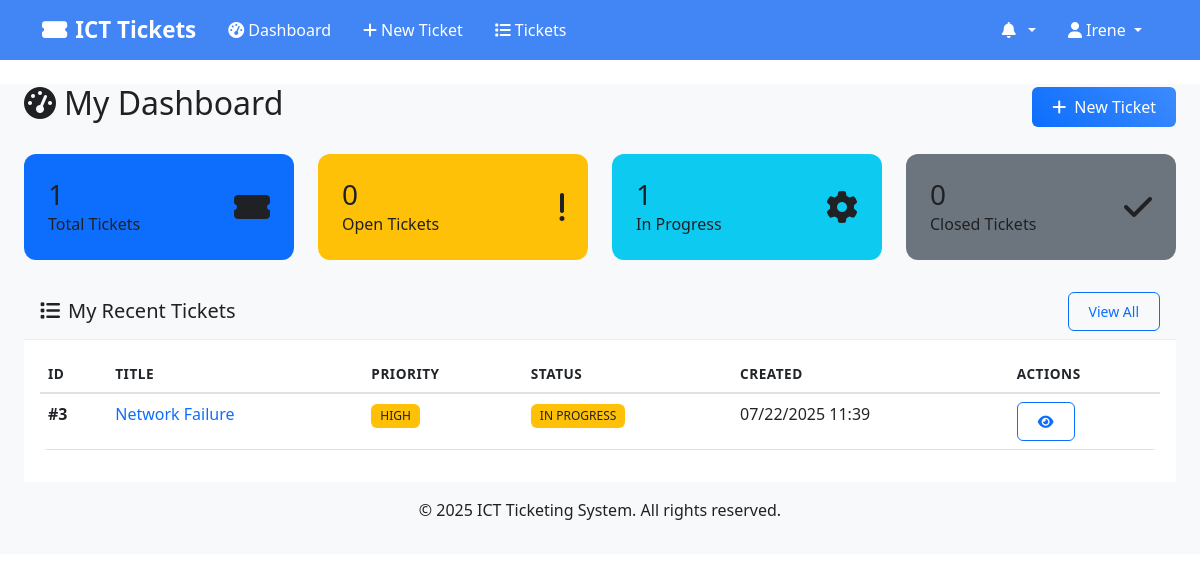
The page /dashboard (signed in) on the database as committed earlier.
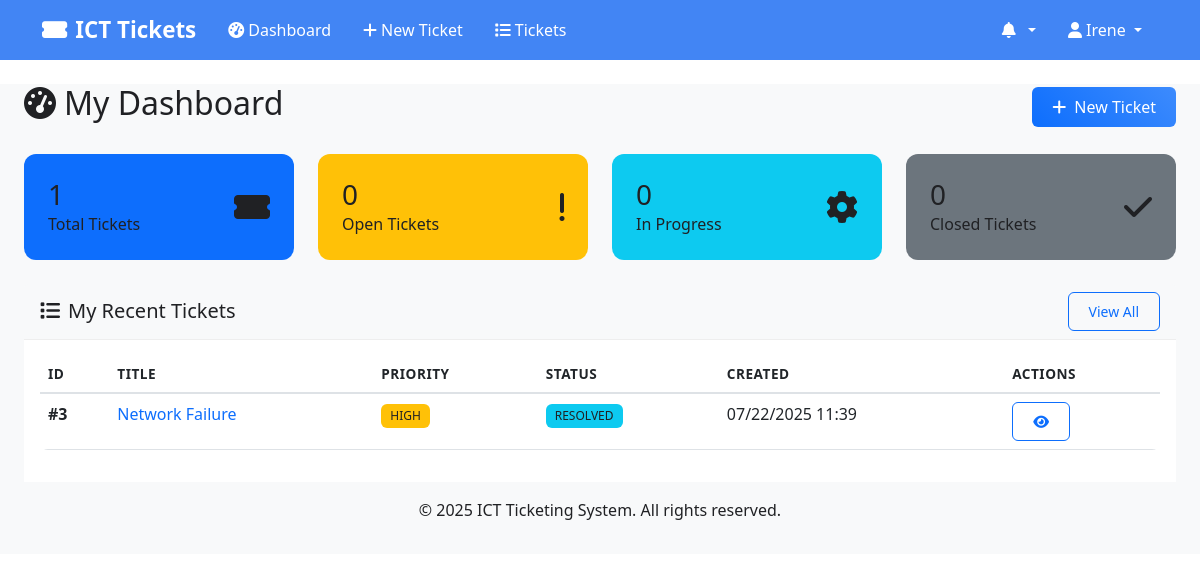
The same page on the database as committed later.
### models.py (models this page shows, shortened)
class Ticket(db.Model):
    __tablename__ = 'tickets'
    id = db.Column(db.Integer, primary_key=True)
    title = db.Column(db.String(200), nullable=False)
    description = db.Column(db.Text, nullable=False)
    priority = db.Column(db.String(10), nullable=False)  # 'URGENT', 'HIGH', 'MEDIUM', 'LOW'
    status = db.Column(db.String(20), default='OPEN')  # 'OPEN', 'IN_PROGRESS', 'RESOLVED', 'CLOSED'
    category = db.Column(db.String(50), nullable=True)
    location = db.Column(db.String(100), nullable=True)
    unit = db.Column(db.String(50), nullable=True)  # For SWA departments (USHR, LSHR)
    created_by_id = db.Column(db.Integer, db.ForeignKey('users.id'), nullable=False)
    assigned_to_ids = db.Column(db.Text, nullable=True)  # Store comma-separated IDs for multiple assignments
    created_at = db.Column(db.DateTime, default=datetime.utcnow)
    updated_at = db.Column(db.DateTime, default=datetime.utcnow, onupdate=datetime.utcnow)
    resolved_at = db.Column(db.DateTime, nullable=True)
    closed_at = db.Column(db.DateTime, nullable=True)
    due_date = db.Column(db.DateTime, nullable=True)
    comments = db.relationship('TicketComment', backref='ticket', cascade='all, delete-orphan')
    notifications = db.relationship('Notification', backref='ticket', cascade='all, delete-orphan')
    @property
    def priority_color(self):
        colors = {
            'URGENT': 'danger',
            'HIGH': 'warning',
            'MEDIUM': 'info',
            'LOW': 'success'
        }
        return colors.get(self.priority, 'secondary')
    @property
    def status_color(self):
        colors = {
            'OPEN': 'primary',
            'IN_PROGRESS': 'warning',
            'RESOLVED': 'info',
            'CLOSED': 'success'
        }
        return colors.get(self.status, 'secondary')

### routes.py (the view, shortened to what this page needs)
@app.route('/dashboard')
@login_required
def dashboard():
    stats = get_ticket_stats()
    if current_user.role == 'admin':
        recent_tickets = Ticket.query.order_by(Ticket.created_at.desc()).limit(5).all()
        unread_notifications = Notification.query.filter_by(user_id=current_user.id, is_read=False).count()
        return render_template('dashboard_admin.html',
                             stats=stats,
                             recent_tickets=recent_tickets,
                             unread_notifications=unread_notifications,
                             User=User, Ticket=Ticket, Department=Department)
    else:
        my_tickets = Ticket.query.filter_by(created_by_id=current_user.id).all()
        unread_notifications = Notification.query.filter_by(user_id=current_user.id, is_read=False).count()
        return render_template('dashboard_user.html',
                             my_tickets=my_tickets,
                             unread_notifications=unread_notifications)

### app.py (called while the page is built)
@login_manager.user_loader
def load_user(user_id):
    from models import User
    return User.query.get(int(user_id))

### models.py (called while the page is built)
    @property
    def full_name(self):
        return f"{self.first_name} {self.last_name}"

### templates/dashboard_user.html (shortened to what the changed rows need)
{% extends "base.html" %}
{% block content %}
<div class="container-fluid">
    <div class="row">
        <div class="col-12">
            <div class="d-flex justify-content-between align-items-center mb-4">
                <h2><i class="fas fa-tachometer-alt me-2"></i>My Dashboard</h2>
            </div>
        </div>
    </div>
    <div class="row mb-4">
        <div class="col-md-3">
            <div class="card dashboard-card-inprogress h-100 text-white rounded-3 p-3">
                <div class="card-body">
                    <div class="d-flex align-items-center">
                        <div class="flex-grow-1">
                            <h3 class="mb-0">{{ my_tickets|selectattr('status', 'equalto', 'IN_PROGRESS')|list|length }}</h3>
                            <p class="mb-0">In Progress</p>
                        </div>
                    </div>
                </div>
            </div>
        </div>
    </div>
    <div class="row">
        <div class="col-12">
            <div class="card">
                <div class="card-body">
                    {% if my_tickets %}
                    <div class="table-responsive">
                        <table class="table table-hover">
                            <thead>
                                <tr>
                                    <th>ID</th>
                                    <th>Title</th>
                                    <th>Priority</th>
                                    <th>Status</th>
                                    <th>Created</th>
                                    <th>Actions</th>
                                </tr>
                            </thead>
                            <tbody>
                                {% for ticket in my_tickets[:10] %}
                                <tr>
                                    <td><strong>#{{ ticket.id }}</strong></td>
                                    <td>
                                        <a href="{{ url_for('view_ticket', ticket_id=ticket.id) }}" class="text-decoration-none">
                                            {{ ticket.title }}
                                        </a>
                                    </td>
                                    <td>
                                        <span class="badge bg-{{ ticket.priority_color }}">
                                            {{ ticket.priority }}
                                        </span>
                                    </td>
                                    <td>
                                        <span class="badge bg-{{ ticket.status_color }}">
                                            {{ ticket.status.replace('_', ' ') }}
                                        </span>
                                    </td>
                                    <td>{{ ticket.created_at.strftime('%m/%d/%Y %H:%M') }}</td>
                                    <td>
                                        <a href="{{ url_for('view_ticket', ticket_id=ticket.id) }}"
                                           class="btn btn-sm btn-outline-primary">
                                            <i class="fas fa-eye"></i>
                                        </a>
                                    </td>
                                </tr>
                                {% endfor %}
                            </tbody>
                        </table>
                    </div>
                    {% endif %}
                </div>
            </div>
        </div>
    </div>
</div>
{% endblock %}

Rows that differ between the two databases and show on the page:
changed Ticket "Network Failure": status "IN_PROGRESS" → "RESOLVED" (drawn); status.replace "IN PROGRESS" → "RESOLVED"
Other text that changed with them:
{{ my_tickets|selectattr('status', 'equalto', 'IN_PROGRESS')|list|length }}: "1" → "0"
